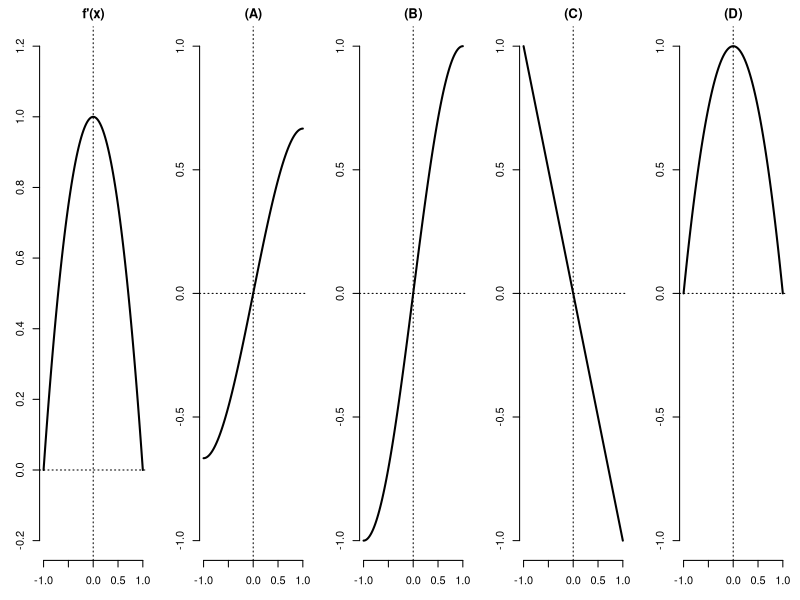
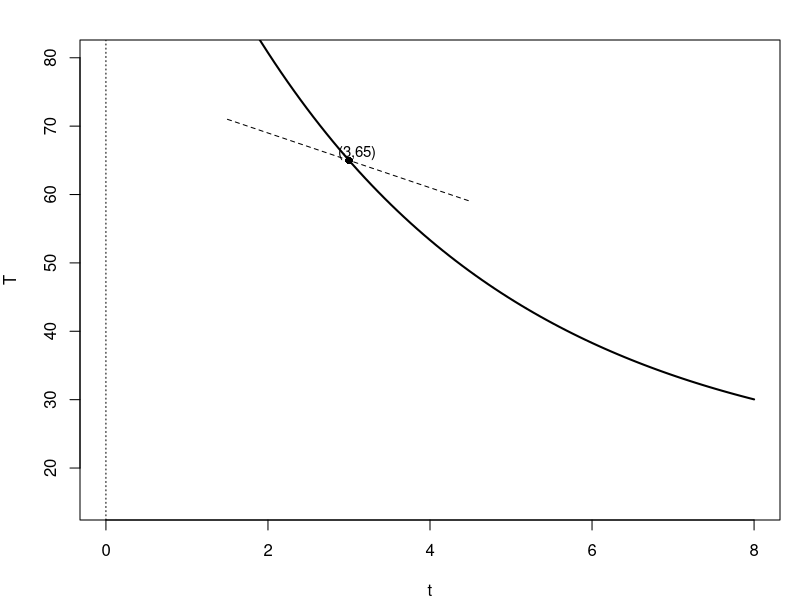
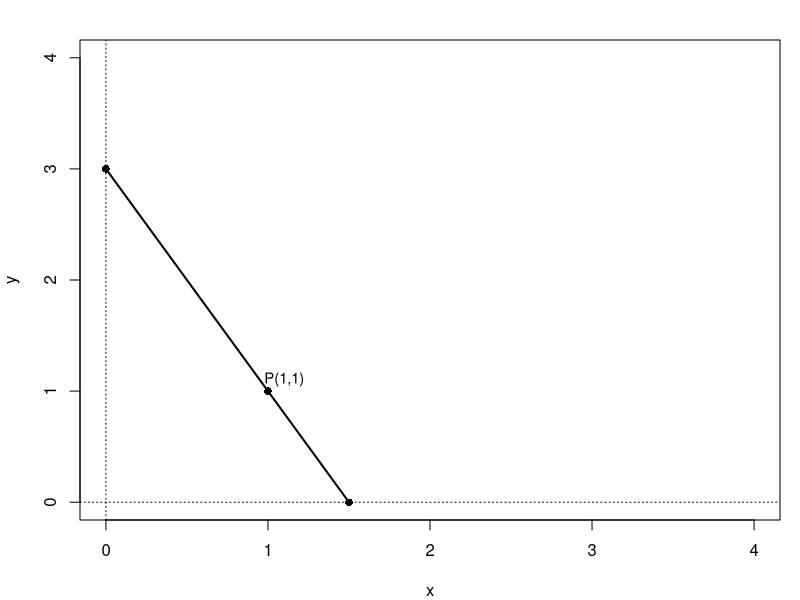
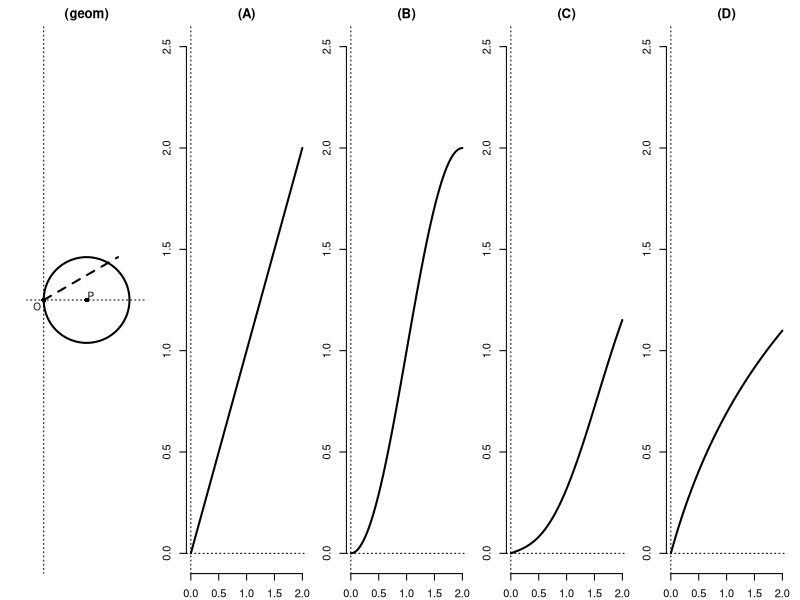
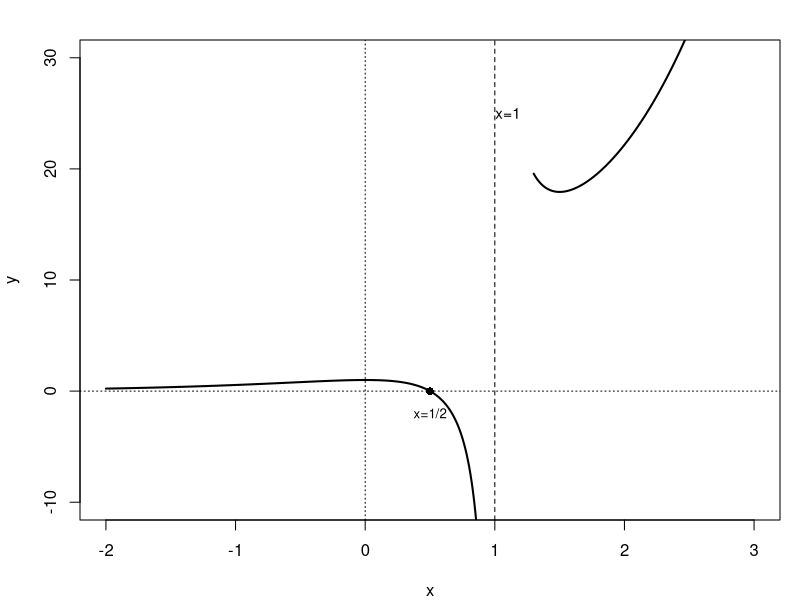

The R script that drew these images, in order:
setwd("C:/Users/18904/Github/senior-mathematics/codes")
if(!dir.exists("../figures"))dir.create("../figures")

# ---------- week79-1: Review 5 Q3, f'(x) inverted parabola + 4 candidate f(x) ----------
draw1 = function(){
  par(mfrow=c(1,5), mar=c(3,3,2,1))
  # given f'(x): inverted parabola on [-1,1], zero at endpoints
  fp = function(x) 1 - x^2
  curve(fp, -1, 1, lwd=2, xlab="x", ylab="y", main="f'(x)", ylim=c(-0.2,1.2), axes=FALSE)
  axis(1); axis(2); abline(h=0,v=0,lty=3)
  # (A) monotone increasing S-curve
  plot(0,0, type="n", xlim=c(-1,1), ylim=c(-1,1), xlab="x", ylab="y", main="(A)", axes=FALSE)
  axis(1); axis(2); abline(h=0,v=0,lty=3)
  curve(x - x^3/3, -1, 1, lwd=2, add=TRUE)
  # (B) increasing concave down then up (S)
  plot(0,0, type="n", xlim=c(-1,1), ylim=c(-1,1), xlab="x", ylab="y", main="(B)", axes=FALSE)
  axis(1); axis(2); abline(h=0,v=0,lty=3)
  curve(sin(pi*x/2), -1, 1, lwd=2, add=TRUE)
  # (C) decreasing
  plot(0,0, type="n", xlim=c(-1,1), ylim=c(-1,1), xlab="x", ylab="y", main="(C)", axes=FALSE)
  axis(1); axis(2); abline(h=0,v=0,lty=3)
  curve(-x, -1, 1, lwd=2, add=TRUE)
  # (D) increasing then decreasing
  plot(0,0, type="n", xlim=c(-1,1), ylim=c(-1,1), xlab="x", ylab="y", main="(D)", axes=FALSE)
  axis(1); axis(2); abline(h=0,v=0,lty=3)
  curve(1-x^2, -1, 1, lwd=2, add=TRUE)
}
cairo_pdf("../figures/week79-1.pdf", width=14, height=4, family="SimSun"); draw1(); dev.off()
svglite::svglite("../figures/week79-1.svg", width=14, height=4); draw1(); dev.off()

# ---------- week79-2: Review 5 Q6, cooling curve near (3,65), tangent slope -4 ----------
draw2 = function(){
  par(mfrow=c(1,1), mar=c(4,4,2,1))
  f = function(t) 20 + 45*exp(-0.3*(t-3))
  curve(f, 0, 8, lwd=2, xlab="t", ylab="T", main="", ylim=c(15,80))
  abline(h=0, v=0, lty=3)
  points(3, 65, pch=16); text(3.1, 66, "(3,65)", cex=0.9)
  xs = seq(1.5, 4.5, length=20)
  lines(xs, 65 - 4*(xs-3), lty=2)
}
cairo_pdf("../figures/week79-2.pdf", width=4, height=4, family="SimSun"); draw2(); dev.off()
svglite::svglite("../figures/week79-2.svg", width=4, height=4); draw2(); dev.off()

# ---------- week79-3: Review 5 Q10, line through P(1,1) intercepting axes ----------
draw3 = function(){
  par(mfrow=c(1,1), mar=c(4,4,2,1))
  plot(0,0, type="n", xlim=c(0,4), ylim=c(0,4), xlab="x", ylab="y", main="")
  abline(h=0, v=0, lty=3)
  lines(c(0,1.5), c(3,0), lwd=2)
  points(1,1, pch=16); text(1.1,1.1, "P(1,1)", cex=0.9)
  points(1.5,0, pch=16); text(1.5,-0.3, "A", cex=0.9)
  points(0,3, pch=16); text(-0.2,3, "B", cex=0.9)
}
cairo_pdf("../figures/week79-3.pdf", width=4, height=4, family="SimSun"); draw3(); dev.off()
svglite::svglite("../figures/week79-3.svg", width=4, height=4); draw3(); dev.off()

# ---------- week79-4: Review 5 Q11, circle with rotating line + 4 S-t options ----------
draw4 = function(){
  par(mfrow=c(1,5), mar=c(2,2,2,1))
  # geometry: circle center (1,0), radius 1, O at origin; line through O
  plot(0,0, type="n", xlim=c(-0.3,2.3), ylim=c(-1.3,1.3), asp=1, axes=FALSE, xlab="", ylab="", main="(geom)")
  abline(h=0,v=0,lty=3)
  th = seq(0,2*pi,length=100)
  lines(1+cos(th), sin(th), lwd=2)
  points(0,0,pch=16); text(-0.15,-0.15,"O",cex=0.9)
  points(1,0,pch=16); text(1.1,0.1,"P",cex=0.9)
  lines(c(0,2*cos(pi/6)), c(0,2*sin(pi/6)), lty=2, lwd=2)
  # 4 options S-t
  opts = list(
    function(t) t,
    function(t) 1 - cos(t*pi/2),
    function(t) 0.5*t - 0.2*sin(t*2),
    function(t) log(1+t)
  )
  titles = c("(A)","(B)","(C)","(D)")
  for(i in 1:4){
    t = seq(0,2,length=50)
    plot(t, opts[[i]](t), type="l", lwd=2, xlab="t", ylab="S", main=titles[i], axes=FALSE, ylim=c(0,2.5))
    axis(1); axis(2); abline(h=0,v=0,lty=3)
  }
}
cairo_pdf("../figures/week79-4.pdf", width=14, height=4, family="SimSun"); draw4(); dev.off()
svglite::svglite("../figures/week79-4.svg", width=14, height=4); draw4(); dev.off()

# ---------- week79-5: Review 5 Q17, y=e^x(2x-1)/(x-1) ----------
draw5 = function(){
  par(mfrow=c(1,1), mar=c(4,4,2,1))
  f = function(x) exp(x)*(2*x-1)/(x-1)
  xs1 = seq(-2, 0.95, length=300)
  xs2 = seq(1.3, 3, length=300)
  plot(xs1, f(xs1), type="l", lwd=2, xlab="x", ylab="y", main="", ylim=c(-10,30), xlim=c(-2,3))
  lines(xs2, f(xs2), lwd=2)
  abline(h=0, v=0, lty=3)
  abline(v=1, lty=2)
  text(1.1, 25, "x=1", cex=0.9)
  points(0.5, 0, pch=16); text(0.5,-2, "x=1/2", cex=0.8)
}
cairo_pdf("../figures/week79-5.pdf", width=4, height=4, family="SimSun"); draw5(); dev.off()
svglite::svglite("../figures/week79-5.svg", width=4, height=4); draw5(); dev.off()
